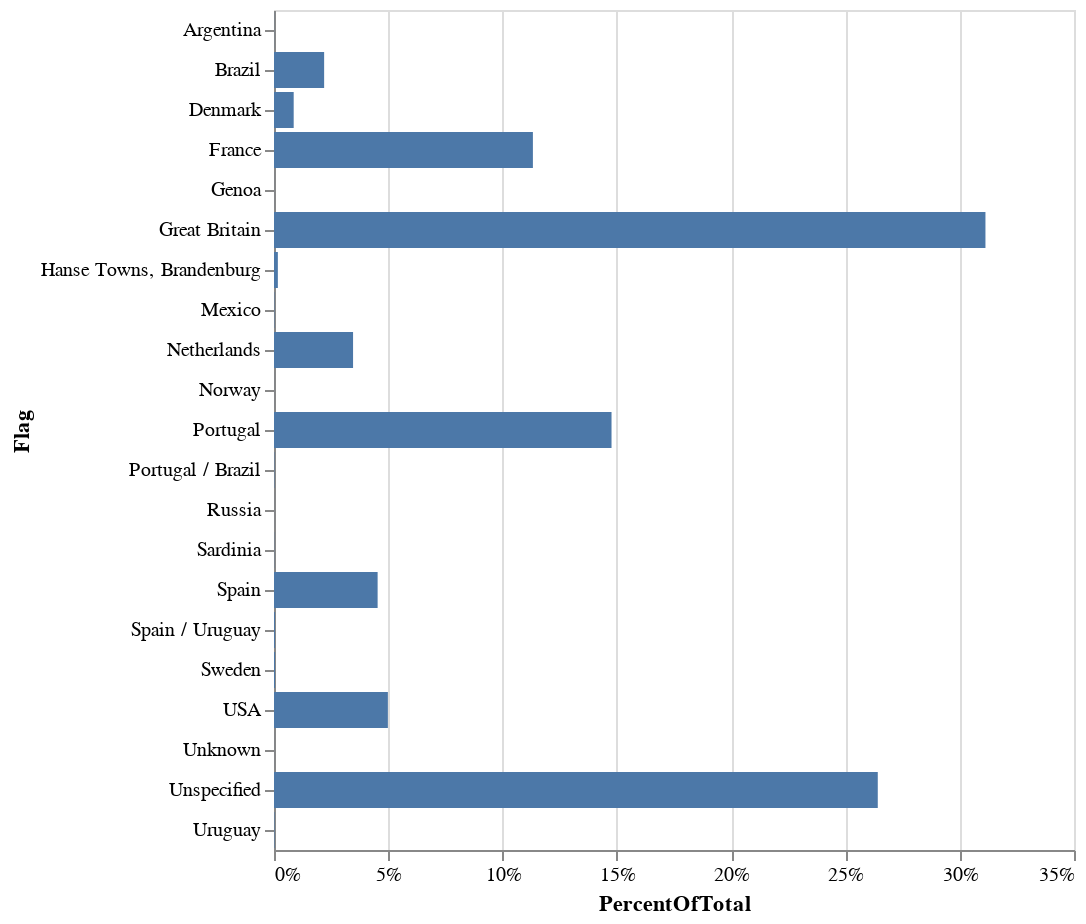

Notebook source saved alongside this figure:
### Code cell
source = pd.DataFrame({'Flag': ['Great Britain','Unspecified',                          
'Portugal',                     
'France' ,                      
'USA',                         
'Spain',                      
'Netherlands',                 
'Brazil',                     
'Denmark',                    
'Hanse Towns, Brandenburg',
'Sweden',                      
'Spain / Uruguay',                
'Uruguay',
'Mexico',                          
'Portugal / Brazil',               
'Sardinia',                        
'Argentina',                       
'Norway',                          
'Genoa',                           
'Russia',                          
'Unknown'],
'Values': [11239, 9538, 5332, 4090,
 1799,
 1637,
 1249,
 792,
 311,
 61,
 16,
 15,
 8,
 6,
 6,
 3,
 2,
 1,
 1,
 1,
 1]})

alt.Chart(source).transform_joinaggregate(
    TotalFlags='sum(Values)',
).transform_calculate(
    PercentOfTotal="datum.Values / datum.TotalFlags"
).mark_bar().encode(
    alt.X('PercentOfTotal:Q', axis=alt.Axis(format='.0%')),
    y='Flag:N'
)

### Figure 1 — Vega-Lite specification as saved in the notebook (floating-point values rounded to 4 significant figures)
{"config": {"view": {"continuousWidth": 400, "continuousHeight": 300}}, "data": {"name": "data-13e3e63a83e156ea7def37d027aafeb0"}, "mark": "bar", "encoding": {"x": {"type": "quantitative", "axis": {"format": ".0%"}, "field": "PercentOfTotal"}, "y": {"type": "nominal", "field": "Flag"}}, "transform": [{"joinaggregate": [{"op": "sum", "field": "Values", "as": "TotalFlags"}]}, {"calculate": "datum.Values / datum.TotalFlags", "as": "PercentOfTotal"}], "$schema": "https://vega.github.io/schema/vega-lite/v4.8.1.json", "datasets": {"data-13e3e63a83e156ea7def37d027aafeb0": [{"Flag": "Great Britain", "Values": 11239}, {"Flag": "Unspecified", "Values": 9538}, {"Flag": "Portugal", "Values": 5332}, {"Flag": "France", "Values": 4090}, {"Flag": "USA", "Values": 1799}, {"Flag": "Spain", "Values": 1637}, {"Flag": "Netherlands", "Values": 1249}, {"Flag": "Brazil", "Values": 792}, {"Flag": "Denmark", "Values": 311}, {"Flag": "Hanse Towns, Brandenburg", "Values": 61}, {"Flag": "Sweden", "Values": 16}, {"Flag": "Spain / Uruguay", "Values": 15}, {"Flag": "Uruguay", "Values": 8}, {"Flag": "Mexico", "Values": 6}, {"Flag": "Portugal / Brazil", "Values": 6}, {"Flag": "Sardinia", "Values": 3}, {"Flag": "Argentina", "Values": 2}, {"Flag": "Norway", "Values": 1}, {"Flag": "Genoa", "Values": 1}, {"Flag": "Russia", "Values": 1}, {"Flag": "Unknown", "Values": 1}]}}
